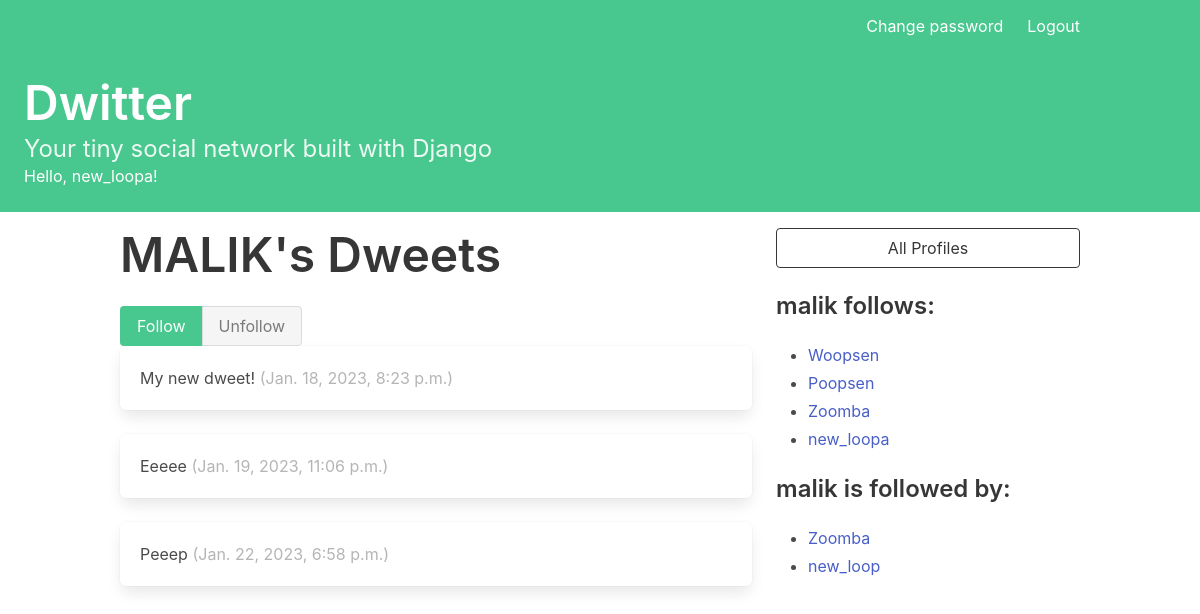
Page /profile/5 (signed in) on the committed database.
### dwitter/models.py (models this page shows, shortened)
class Profile(models.Model):
    user = models.OneToOneField(
        User,
        on_delete=models.CASCADE
    )
    follows = models.ManyToManyField(
        "self",
        related_name="followed_by",
        symmetrical=False,
        blank=True
    )
    def __str__(self):
        return self.user.username

class Dweet(models.Model):
    user = models.ForeignKey(
        User,
        on_delete=models.DO_NOTHING,
        related_name='dweets'
    )
    body = models.CharField(max_length=140)
    created_at = models.DateTimeField(auto_now_add=True)

### dwitter/views.py (the view)
# urls.py: path('profile/<int:pk>', profile, name='profile'),
def profile(request, pk):
    profile = Profile.objects.get(pk=pk)
    if request.user.is_authenticated:
        if request.method == "POST":
            current_user_profile = request.user.profile
            data = request.POST
            action = data.get("follow")
            if action == "follow":
                current_user_profile.follows.add(profile)
            elif action == "unfollow":
                current_user_profile.follows.remove(profile)
            current_user_profile.save()
    return render(request, "dwitter/profile.html", {"profile": profile})

### dwitter/templates/dwitter/profile.html (shortened to what this page needs)
{% extends 'base.html' %}
{% block content %}
<div class="column">
    <div class="block">
    <h1 class="title is-1">
        {{profile.user.username|upper}}'s Dweets
    </h1>
    </div>
    {% if user.is_authenticated %}
    <form method="post">
        <div class="buttons has-addons">
        {% if profile in user.profile.follows.all %}
            <button class="button is-success is-static">Follow</button>
            <button class="button is-danger" name="follow" value="unfollow">
                Unfollow
            </button>
        {% else %}
            <button class="button is-success" name="follow" value="follow">
                Follow
            </button>
            <button class="button is-danger is-static">Unfollow</button>
        {% endif %}
        </div>
    </form>
    {% endif %}
    <div class="content">
            {% for dweet in profile.user.dweets.all %}
                <div class="box">
                    {{ dweet.body }}
                    <span class="is-small has-text-grey-light">
                        ({{ dweet.created_at }})
                    </span>
                </div>
            {% endfor %}
    </div>
</div>
<div class="column is-one-third">
    <div class="block">
        <a href="{% url 'dwitter:profile_list' %}">
            <button class="button is-dark is-outlined is-fullwidth">
                All Profiles
            </button>
        </a>
    </div>
    <div class="block">
        <h3 class="title is-4">
            {{profile.user.username}} follows:
        </h3>
        <div class="content">
            <ul>
            {% for following in profile.follows.all %}
                <li>
                    <a href="{% url 'dwitter:profile' following.id %}">
                        {{ following }}
                    </a>
                </li>
            {% endfor %}
            </ul>
        </div>
    </div>
    <div class="block">
        <h3 class="title is-4">
            {{profile.user.username}} is followed by:
        </h3>
        <div class="content">
            <ul>
            {% for follower in profile.followed_by.all %}
                <li>
                    <a href="{% url 'dwitter:profile' follower.id %}">
                        {{ follower }}
                    </a>
                </li>
            {% endfor %}
            </ul>
        </div>
    </div>
</div>
{% endblock content %}

### dwitter/templates/base.html (shortened to what this page needs)
<!DOCTYPE html>
<html lang="en">
<head>
    <link rel="stylesheet"
          href="https://cdn.jsdelivr.net/npm/bulma@0.9.3/css/bulma.min.css">
</head>
<body>
    <a href="{% url 'dwitter:dashboard' %} ">
    <section class="hero is-small is-success mb-4">
        <div class="hero-head">
            <nav class="navbar">
              <div class="container">
                <div id="navbarMenuHeroA" class="navbar-menu">
                  <div class="navbar-end">
                    {% if user.is_authenticated %}
                        <a class="navbar-item" href="{% url 'dwitter:password_change' %}">Change password</a>
                        <a class="navbar-item" href="{% url 'dwitter:logout' %}">Logout</a>
                    {% else %}
                      <a class="navbar-item" href="{% url 'dwitter:register' %}">Register</a>
                      <a class="navbar-item" href="{% url 'dwitter:login' %}">Login</a>
                    {% endif %}
                  </div>
                </div>
              </div>
            </nav>
          </div>
        <div class="hero-body">
            <h1 class="title is-1">
                <a href="{% url 'dwitter:dashboard' %}">Dwitter</a>
            </h1>
            <p class="subtitle is-4">
                Your tiny social network built with Django
            </p>
            Hello, {{ user.username|default:'Guest' }}!
        </div>
    </section>
    </a>
    <div class="container">
        <div class="columns">
            {% block content %}
            {% endblock content %}
        </div>
    </div>
</body>
</html>

### rows in the picture
Profile: user.username "MALIK", user.username "malik"
Dweet: body "My new dweet!", created_at "Jan. 18, 2023, 8:23 p.m."
Dweet: body "Eeeee", created_at "Jan. 19, 2023, 11:06 p.m."
Dweet: body "Peeep", created_at "Jan. 22, 2023, 6:58 p.m."
Profile: user.username "Woopsen"
Profile: user.username "Poopsen"
Profile: user.username "Zoomba"
Profile: user.username "new_loopa"
Profile: user.username "new_loop"

### other values in the picture
{{ user.username|default:'Guest' }} "new_loopa"
